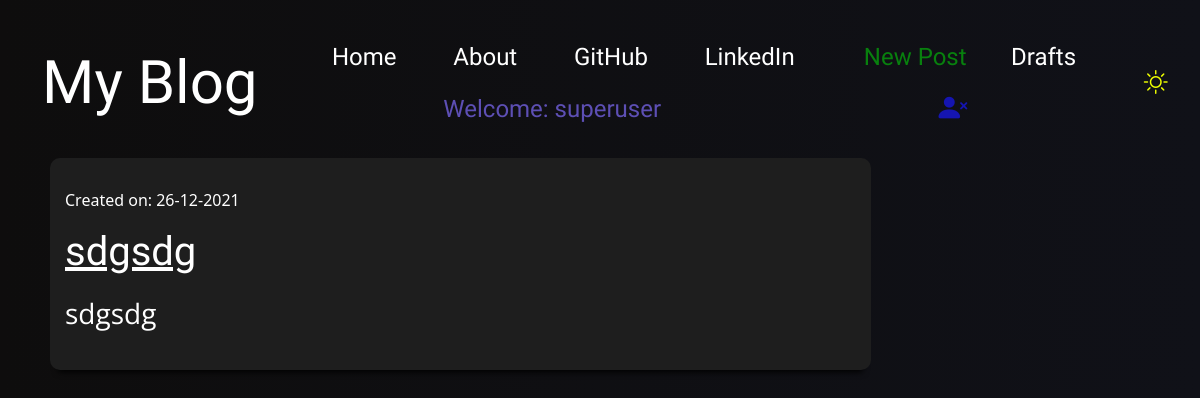
/drafts/ (signed in), run on an earlier commit of the app's database.
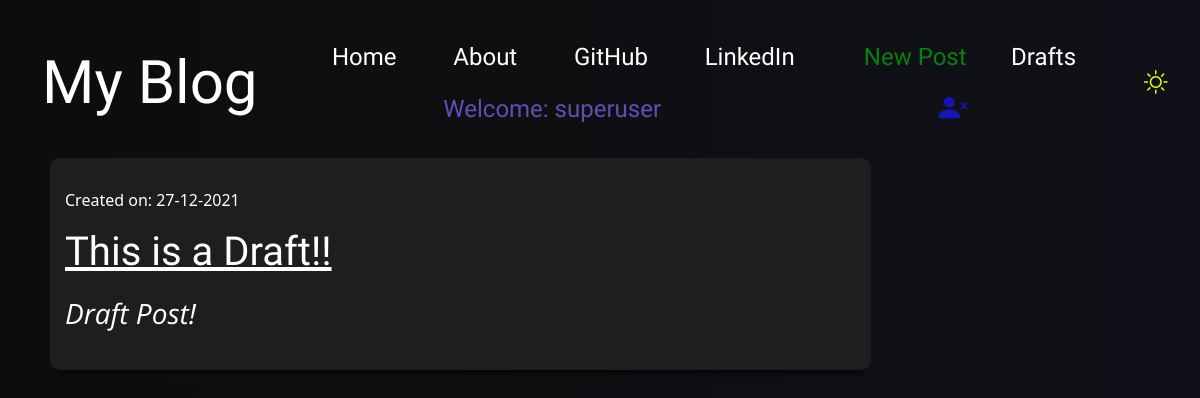
And on a later commit of the database.
### blog_app/models.py (models this page shows, shortened)
class Post(models.Model):
    author = models.ForeignKey('auth.User',on_delete=models.CASCADE)
    title = models.CharField(max_length= 200)
    text = models.TextField()
    created_date= models.DateTimeField(default=timezone.now)
    published_date = models.DateTimeField(blank=True,null=True)

### blog_app/views.py (the view)
# urls.py: path('drafts/', views.DraftListView.as_view(), name='post_draft_list'),
class DraftListView(LoginRequiredMixin,ListView):
    login_url = '/login/'
    context_object_name = 'post_draft_list'
    template_name = 'post_draft_list.html'
    redirect_field_name = 'blog_app/post_draft_list.html'
    model = Post
    def get_queryset(self):
        return Post.objects.filter(published_date__isnull=True).order_by('created_date')

### blog_app/templates/blog_app/post_draft_list.html
{% extends 'blog_app/base.html' %}
{% block content %}
<div class="centerstage">
    {% for post in post_draft_list %}
    <div class="post postblock">
        <p class="date" style="padding-top:15px">Created on: {{ post.created_date|date:'d-m-Y' }}</p>
        <h1 class='posttitle'><a href="{% url 'post_detail' pk=post.pk %}">{{ post.title }}</a></h1>
    <div class="postcontent">
        <p>{{ post.text|safe|truncatechars:200|linebreaksbr }}</p>
    </div>
</div>
    {% empty %}
    <p class="postblock postcontent">No drafts.</p>
    {% endfor %}
</div>
{% endblock %}

What changed in the data, as far as the page shows it:
removed Post: created_date "26-12-2021", title "sdgsdg", text "sdgsdg"
added Post: created_date "27-12-2021", title "This is a Draft!!", text "Draft Post!"
